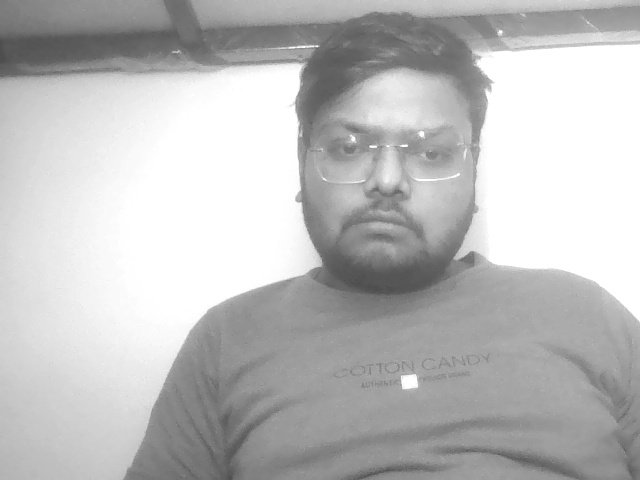
#> input picture Project code/dataset/aman/1.jpg, 640 x 480 px; its folder holds only this picture in this run
$ python face_train.py
#> lines starting #> are read from the running program, lines starting #| are printed output that depends on the picture
import cv2
import os
import numpy as np

DATASET_DIR = "dataset"
IMG_SIZE = (200, 200)

faces = []
labels = []
label_map = {}
label_id = 0

print("Loading dataset...")

for person_name in os.listdir(DATASET_DIR):
    person_path = os.path.join(DATASET_DIR, person_name)
    if not os.path.isdir(person_path):
        continue

    label_map[label_id] = person_name

    for img_name in os.listdir(person_path):
        img_path = os.path.join(person_path, img_name)
        img = cv2.imread(img_path, cv2.IMREAD_GRAYSCALE)
#> img is the input picture: shape (480, 640); min 72, max 255, mean 189.1
        if img is None:
            continue

        img = cv2.resize(img, IMG_SIZE)
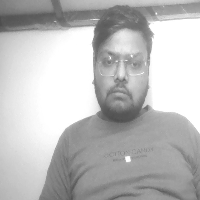
#> img: shape (200, 200); min 77, max 255, mean 189.1
        faces.append(img)
        labels.append(label_id)

    label_id += 1
#> pass 2 of the loop `for person_name in os.listdir(DATASET_DIR):`:
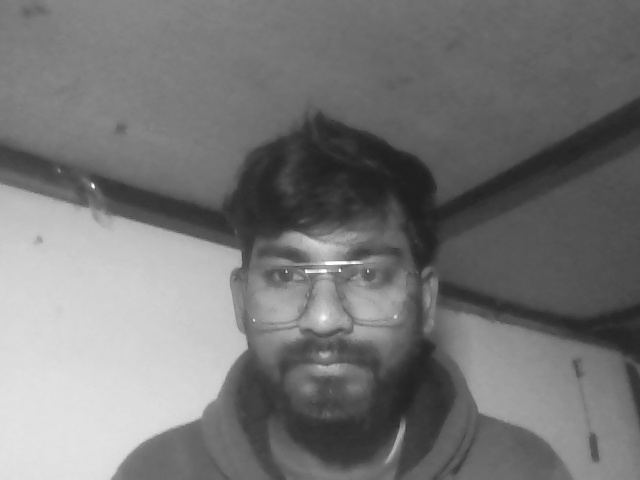
#> input picture Project code/dataset/prince/1.jpg, 640 x 480 px
#> img is the input picture: shape (480, 640); min 30, max 255, mean 118
#> `img = cv2.resize(img, IMG_SIZE)`:
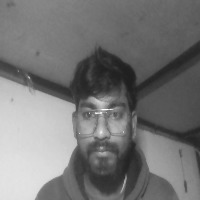
#> img: shape (200, 200); min 31, max 255, mean 117.9

faces = np.array(faces)
labels = np.array(labels)

if len(faces) == 0:
    raise ValueError("❌ No training images found")

model = cv2.face.LBPHFaceRecognizer_create()
model.train(faces, labels)
model.save("face_model.xml")

np.save("labels.npy", label_map)

print("✅ Training completed successfully")
